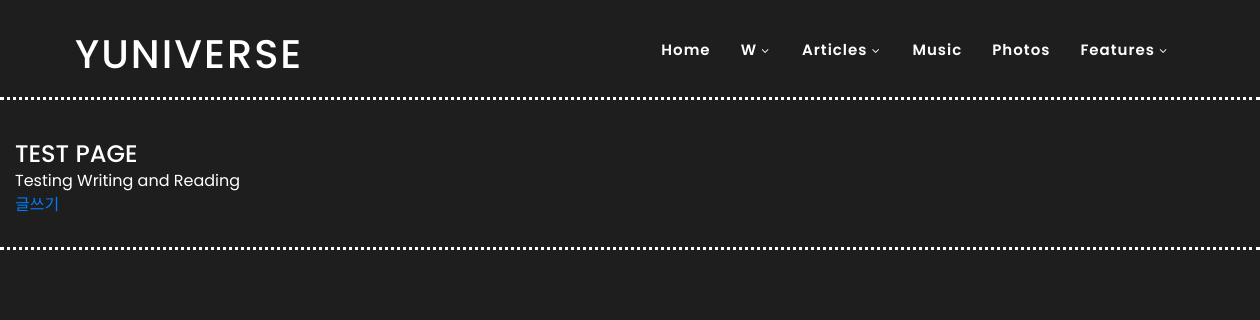
/articles/, run on an earlier commit of the app's database.
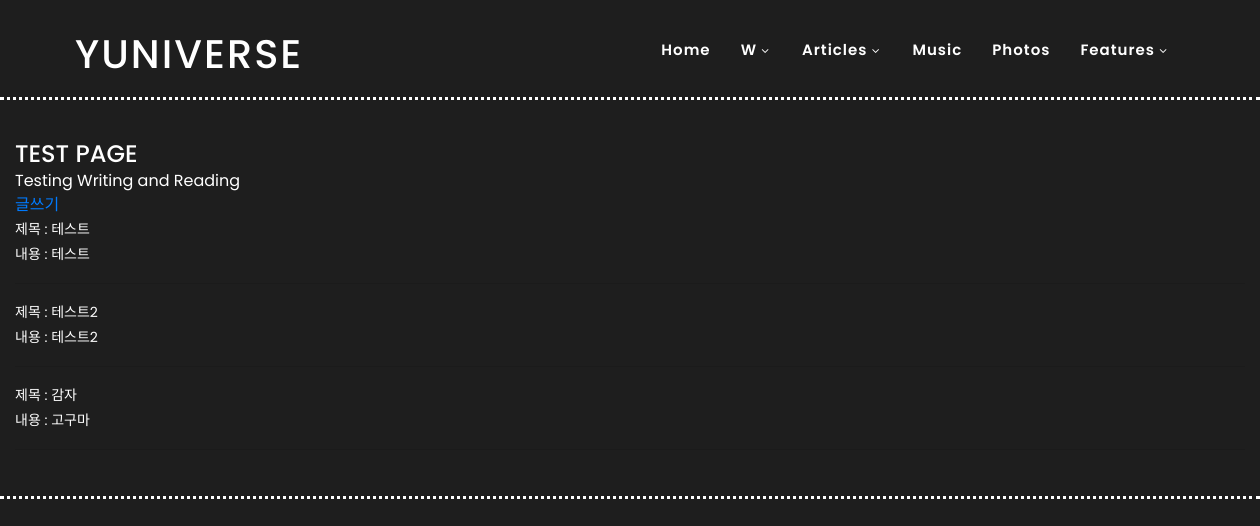
And on a later commit of the database.
### articles/models.py (models this page shows, shortened)
class Article(models.Model):
    title = models.CharField(max_length=64)
    contents = models.TextField()
    writer = models.CharField(max_length=64, blank=True)
    created_at = models.DateTimeField(auto_now_add=True)
    board_name = models.CharField(max_length=64, blank=True)
    updated_at = models.DateTimeField(auto_now=True)
    hits = models.PositiveIntegerField(default=0, blank=True)

### articles/views.py (the view)
# urls.py: path('', views.index, name='index'),
def index(request):
    articles = Article.objects.all()
    context = {
        'articles': articles
    }
    return render(request, 'articles/index.html', context)

### articles/templates/articles/index.html (shortened to what this page needs)
{% extends 'base.html' %}
{% block content %}
    <h4>TEST PAGE</h4>
    <span>Testing Writing and Reading</span>
    <a href="{% url 'articles:write' %}">글쓰기</a>
    {% for article in articles %}
        <p>제목 : {{ article.title }} </p>
        <p>내용 : {{ article.contents }} </p>
        <hr>
    {% endfor %}
{% endblock %}

### mysite/templates/base.html (shortened to what this page needs)
{% load static %}
<!DOCTYPE html>
<html lang="kr">
  <head>
    <link rel="stylesheet" type="text/css" href="{% static 'blog/css/bootstrap.min.css' %}">
    <link rel="stylesheet" type="text/css" href="{% static 'blog/css/font-awesome.css' %}">
    <link rel="stylesheet" href="{% static 'blog/css/templatemo-hexashop.css' %}">
    <link rel="stylesheet" href="{% static 'blog/css/owl-carousel.css' %}">
    <link rel="stylesheet" href="{% static 'blog/css/lightbox.css' %}">
  </head>
  <body>
    <header class="header-area header-sticky">
      <div class="container">
          <div class="row">
              <div class="col-12">
                  <nav class="main-nav">
                      <a href="/" class="logo">
                          <h1 class="nav">Yuniverse</h1>
                      </a>
                      <ul class="nav">
                          <li class="scroll-to-section"><a href="/" class="active">Home</a></li>
                          <li class="submenu">
                              <a href="javascript:;">W</a>
                          </li>
                          <li class="submenu">
                              <a href="/articles">Articles</a>
                          </li>
                          <li class="scroll-to-section"><a href="#kids">Music</a></li>
                          <li class="scroll-to-section"><a href="#kids">Photos</a></li>
                          <li class="submenu">
                              <a href="javascript:;">Features</a>
                          </li>
                      </ul>
                  </nav>
              </div>
          </div>
      </div>
  </header>
  <div class="main-banner" id="top">
    <div class="container-fluid">
        {% block content %}
        {% endblock %}
    </div>
  </div>
  </body>
</html>

### blog/static/blog/css/templatemo-hexashop.css (style rules this page uses)
html, body, div, span, applet, object, iframe, h1, h2, h3, h4, h5, h6, p, blockquote, div pre, a, abbr, acronym, address, big, cite, code, del, dfn, em, font, img, ins, kbd, q, s, samp, small, strike, strong, sub, sup, tt, var, b, u, i, center, dl, dt, dd, ol, ul, li, figure, header, nav, section, article, aside, footer, figcaption { margin: 0; padding: 0; border: 0; outline: 0; }
ul, li { padding: 0; margin: 0; list-style: none; }
header, nav, section, article, aside, footer, hgroup { display: block; }
* { box-sizing: border-box; }
html, body { font-family: 'Poppins', sans-serif; font-weight: 400; background-color: #1e1e1e; font-size: 16px; -ms-text-size-adjust: 100%; -webkit-font-smoothing: antialiased; -moz-osx-font-smoothing: grayscale; }
a { text-decoration: none !important; }
h1, h2, h3, h4, h5, h6 { margin-top: 0px; margin-bottom: 0px; }
ul { margin-bottom: 0px; }
p { font-size: 14px; line-height: 25px; color: #fff; }
html, body { background: #1e1e1e; font-family: 'Poppins', sans-serif; }
.header-area { border-bottom: 3px dotted #fff; box-shadow: none; background-color: #1e1e1e; position: absolute; top: 0px; left: 0px; right: 0px; z-index: 100; height: 100px; -webkit-transition: all .5s ease 0s; -moz-transition: all .5s ease 0s; -o-transition: all .5s ease 0s; transition: all .5s ease 0s; }
.header-area .main-nav { min-height: 80px; background: transparent; }
.header-area .main-nav .logo { line-height: 100px; color: #fff; font-size: 28px; font-weight: 700; text-transform: uppercase; letter-spacing: 2px; float: left; -webkit-transition: all 0.3s ease 0s; -moz-transition: all 0.3s ease 0s; -o-transition: all 0.3s ease 0s; transition: all 0.3s ease 0s; }
.header-area .main-nav .nav { float: right; margin-top: 30px; margin-right: 0px; background-color: transparent; -webkit-transition: all 0.3s ease 0s; -moz-transition: all 0.3s ease 0s; -o-transition: all 0.3s ease 0s; transition: all 0.3s ease 0s; position: relative; z-index: 999; }
.header-area .main-nav .nav li { padding-left: 15px; padding-right: 15px; }
.header-area .main-nav .nav li:last-child { padding-right: 0px; }
.header-area .main-nav .nav li a { display: block; font-weight: 600; font-size: 15px; color: #fff; text-transform: capitalize; -webkit-transition: all 0.3s ease 0s; -moz-transition: all 0.3s ease 0s; -o-transition: all 0.3s ease 0s; transition: all 0.3s ease 0s; height: 40px; line-height: 40px; border: transparent; letter-spacing: 1px; }
.header-area .main-nav .nav li a { color: #fff; }
.header-area .main-nav .nav li:hover a, .header-area .main-nav .nav li a.active { color: #fff!important; }
.header-area .main-nav .nav li.submenu { position: relative; padding-right: 30px; }
.header-area .main-nav .nav li.submenu:after { font-family: FontAwesome; content: "\f107"; font-size: 12px; color: #fff; position: absolute; right: 18px; top: 12px; }
.header-area.header-sticky { min-height: 80px; }
.header-area .nav { margin-top: 30px; }
.header-area.header-sticky .nav li a.active { color: #fff; }
@media (min-width: 767px) { .header-area .main-nav .nav { display: flex !important; } }
.main-banner { border-bottom: 3px dotted #fff; padding-top: 140px; padding-bottom: 30px; color : #fff }

What changed in the data, as far as the page shows it:
added Article: title "테스트", contents "테스트"
added Article: title "테스트2", contents "테스트2"
added Article: title "감자", contents "고구마"
